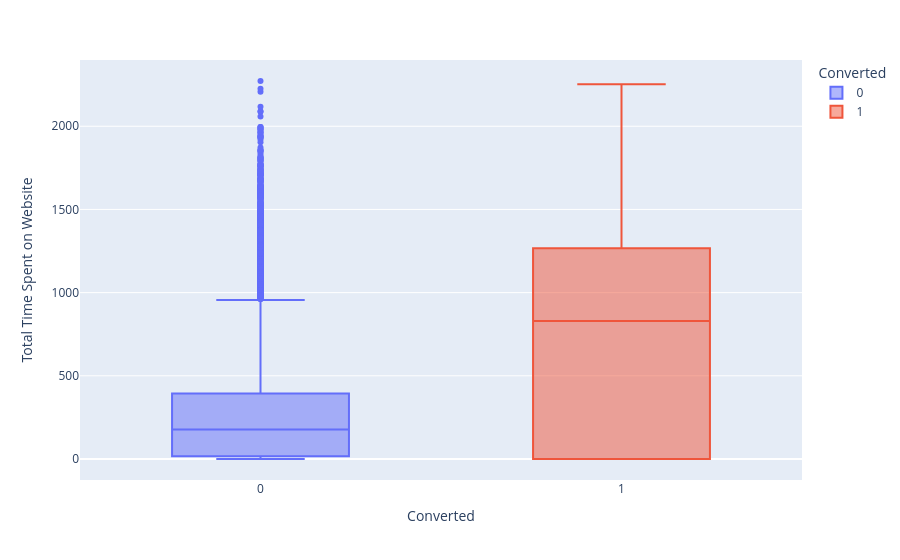

Write notebook code for a chart like this one.
### Markdown cell above
### BoxPlot tempo total no website com influência da Variável Target
- Usuários que fecham tendem a ficar mais tempo no website.

### Code cell
px.box(
  df_leads,
  x='Converted',
  y='Total Time Spent on Website',
  color='Converted',
)

### Figure 1 — Plotly figure (JSON) as saved in the notebook; plotly's stock layout.template omitted (floating-point values rounded to 4 significant figures; data arrays with more than 128 entries replaced by an {"elided": "..."} marker saying what was removed)
{"data": [{"alignmentgroup": "True", "hovertemplate": "Converted=%{x}<br>Total Time Spent on Website=%{y}<extra></extra>", "legendgroup": "0", "marker": {"color": "#636efa"}, "name": "0", "notched": false, "offsetgroup": "0", "orientation": "v", "showlegend": true, "type": "box", "x": {"elided": "5639 int values"}, "x0": " ", "xaxis": "x", "y": {"elided": "5639 int values"}, "y0": " ", "yaxis": "y"}, {"alignmentgroup": "True", "hovertemplate": "Converted=%{x}<br>Total Time Spent on Website=%{y}<extra></extra>", "legendgroup": "1", "marker": {"color": "#EF553B"}, "name": "1", "notched": false, "offsetgroup": "1", "orientation": "v", "showlegend": true, "type": "box", "x": {"elided": "3435 int values"}, "x0": " ", "xaxis": "x", "y": {"elided": "3435 int values"}, "y0": " ", "yaxis": "y"}], "layout": {"boxmode": "overlay", "legend": {"title": {"text": "Converted"}, "tracegroupgap": 0}, "margin": {"t": 60}, "xaxis": {"anchor": "y", "categoryarray": [0, 1], "categoryorder": "array", "domain": [0, 1], "title": {"text": "Converted"}}, "yaxis": {"anchor": "x", "domain": [0, 1], "title": {"text": "Total Time Spent on Website"}}}}
